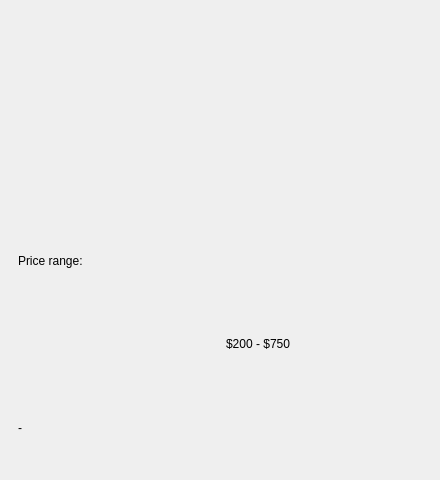
<?xml version='1.0' encoding='utf-8'?>
<ui version="4.0">
 <class>MainWindow</class>
 <widget class="QMainWindow" name="MainWindow">
  <property name="geometry">
   <rect>
    <x>0</x>
    <y>0</y>
    <width>440</width>
    <height>480</height>
   </rect>
  </property>
  <property name="windowTitle">
   <string>Empty state / Dropzone / Range</string>
  </property>
  <widget class="QWidget" name="centralwidget">
   <layout class="QVBoxLayout" name="mainLayout">
    <property name="spacing">
     <number>14</number>
    </property>
    <property name="leftMargin">
     <number>18</number>
    </property>
    <property name="topMargin">
     <number>18</number>
    </property>
    <property name="rightMargin">
     <number>18</number>
    </property>
    <property name="bottomMargin">
     <number>18</number>
    </property>
    <item>
     <widget class="QCustomEmptyState" name="emptyState" />
    </item>
    <item>
     <widget class="QCustomFileDropZone" name="dropZone">
      <property name="minimumSize">
       <size>
        <width>0</width>
        <height>110</height>
       </size>
      </property>
     </widget>
    </item>
    <item>
     <widget class="QLabel" name="rangeCaption">
      <property name="text">
       <string>Price range:</string>
      </property>
     </widget>
    </item>
    <item>
     <layout class="QHBoxLayout" name="rangeRow">
      <property name="spacing">
       <number>12</number>
      </property>
      <item>
       <widget class="QCustomRangeSlider" name="priceRange">
        <property name="minimum" stdset="0">
         <number>0</number>
        </property>
        <property name="maximum" stdset="0">
         <number>1000</number>
        </property>
        <property name="upperValue" stdset="0">
         <number>750</number>
        </property>
        <property name="lowerValue" stdset="0">
         <number>200</number>
        </property>
       </widget>
      </item>
      <item>
       <widget class="QLabel" name="rangeValue">
        <property name="text">
         <string>$200 - $750</string>
        </property>
       </widget>
      </item>
     </layout>
    </item>
    <item>
     <widget class="QLabel" name="statusLabel">
      <property name="text">
       <string>-</string>
      </property>
     </widget>
    </item>
   </layout>
  </widget>
 </widget>
 <customwidgets>
  <customwidget>
   <class>QCustomEmptyState</class>
   <extends>QWidget</extends>
   <header location="global">Custom_Widgets.QCustomEmptyState.h</header>
  </customwidget>
  <customwidget>
   <class>QCustomFileDropZone</class>
   <extends>QWidget</extends>
   <header location="global">Custom_Widgets.QCustomFileDropZone.h</header>
  </customwidget>
  <customwidget>
   <class>QCustomRangeSlider</class>
   <extends>QWidget</extends>
   <header location="global">Custom_Widgets.QCustomRangeSlider.h</header>
  </customwidget>
 <customwidget><class>QPushButton</class><extends>QPushButton</extends><header location="global">Custom_Widgets.Theme.h</header><container>1</container></customwidget><customwidget><class>QLabel</class><extends>QLabel</extends><header location="global">Custom_Widgets.Theme.h</header><container>1</container></customwidget></customwidgets>
 <connections />
</ui>
